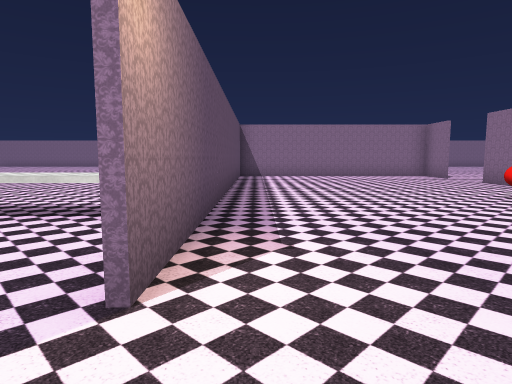
[1] (above)

24 first-person views from a walk through a scene from a Unity 3-D project. The camera is 1.5 m above the floor, tilts 6° down and sees 75° across. The floor is counted in squares, 2 m on a side. Each view is taken from the middle of a square. On the plan, view 1 faces up. The plan holds only what a view shows up to about 11 squares ahead; the rest is blank. The place goes on beyond the plan. The player character is not drawn. Some surface patterns are stand-ins.

[2]
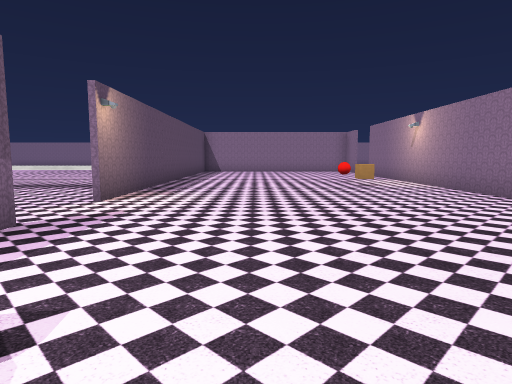

[3]
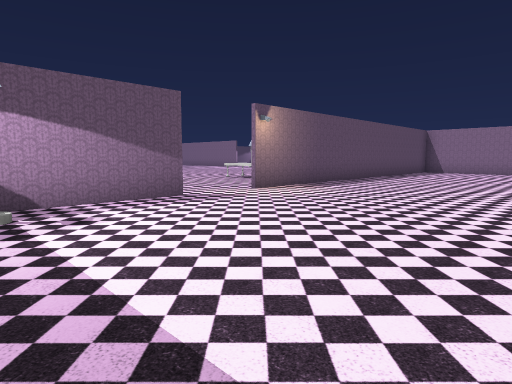

[4]
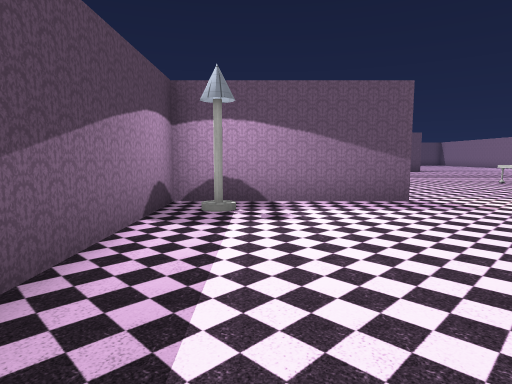

[5]
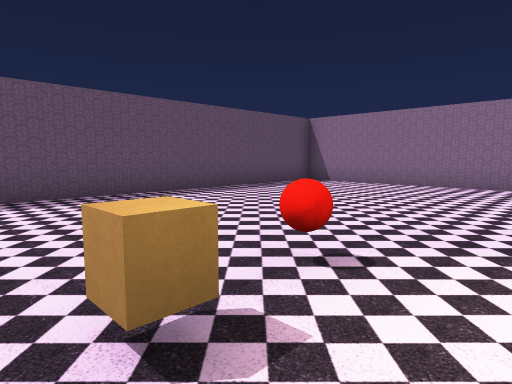

[6]
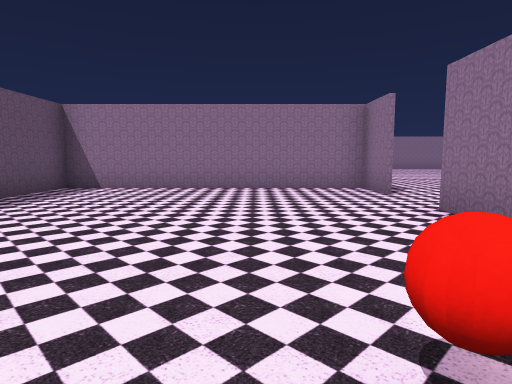

[7]
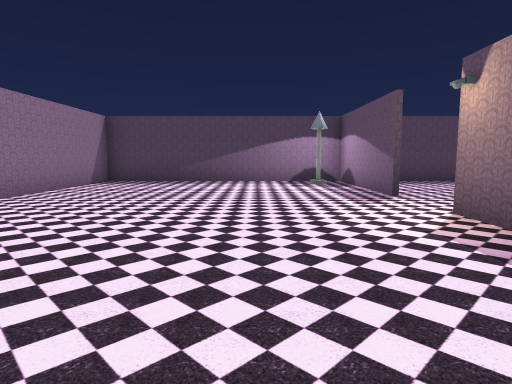

[8]
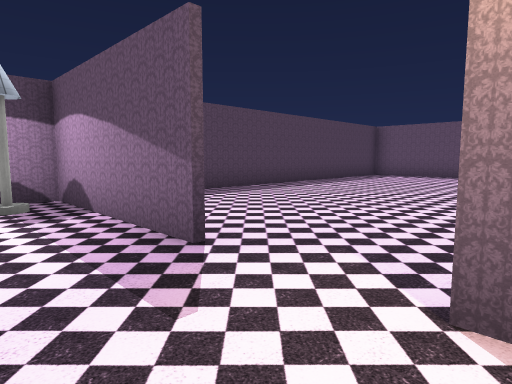

[9]
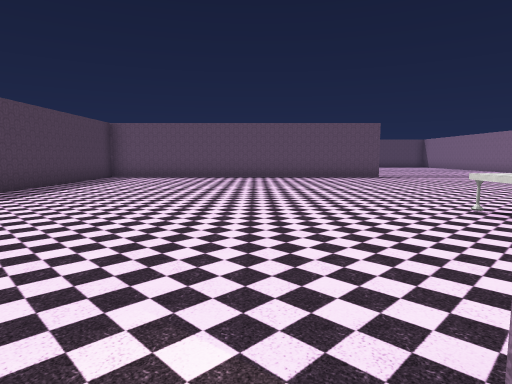

[10]
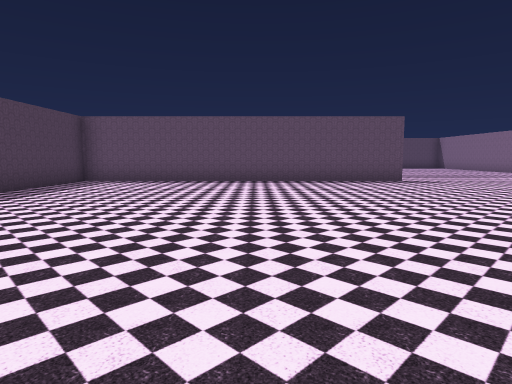

[11]
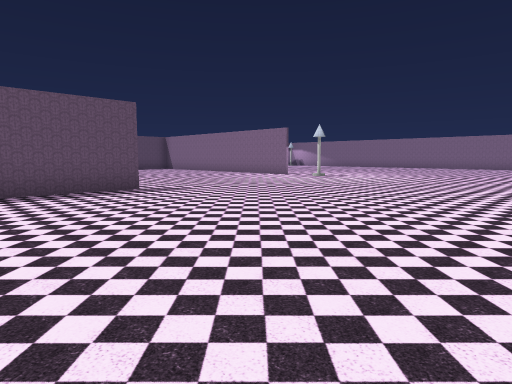

[12]
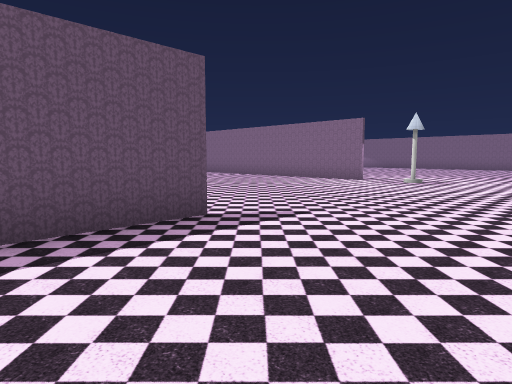

[13]
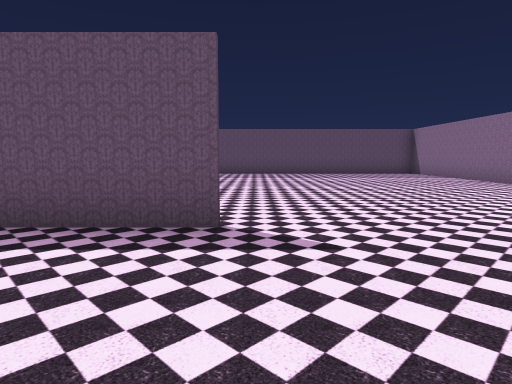

[14]
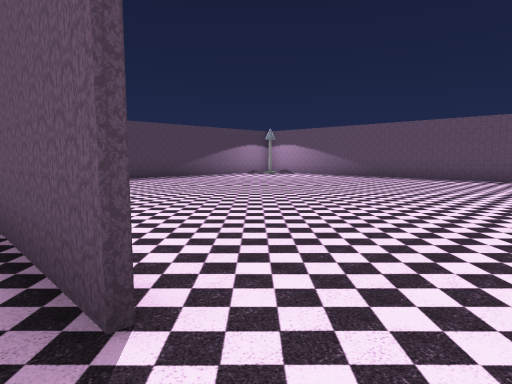

[15]
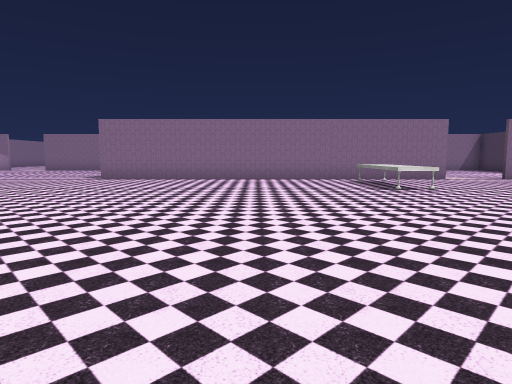

[16]
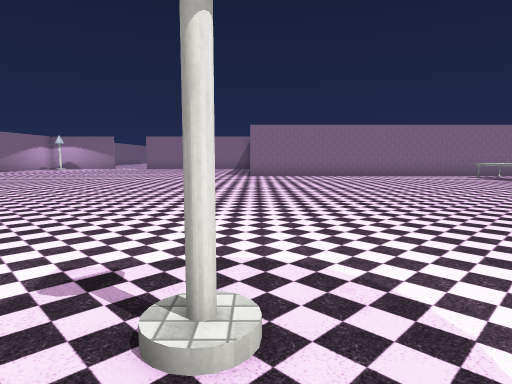

[17]
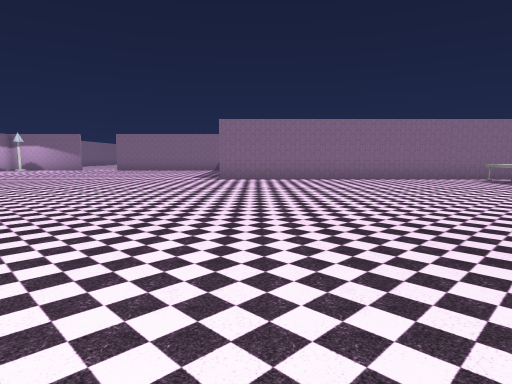

[18]
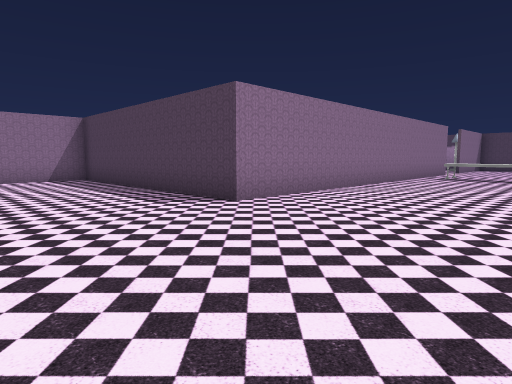

[19]
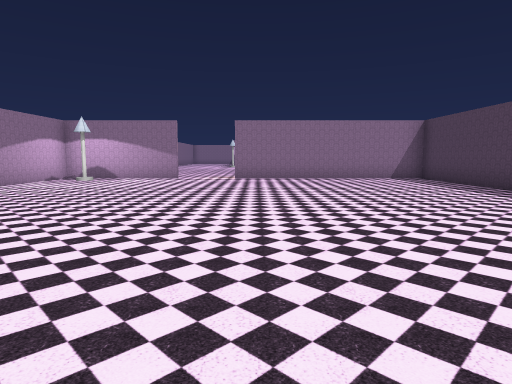

[20]
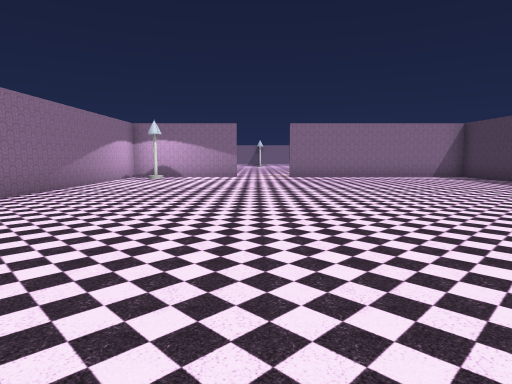

[21]
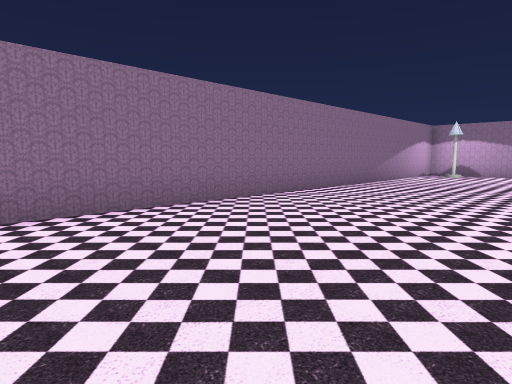

[22]
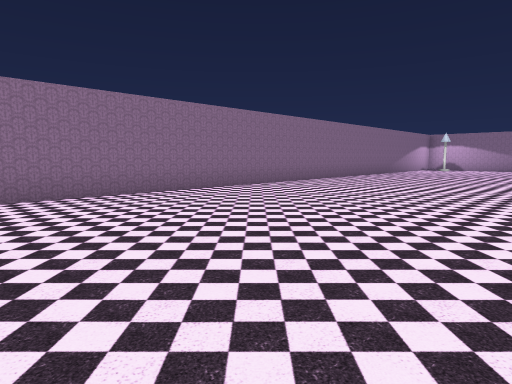

[23]
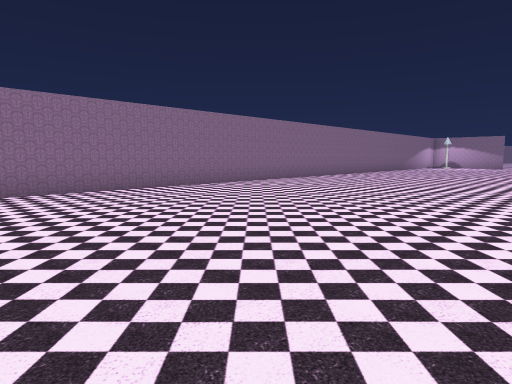

[24]
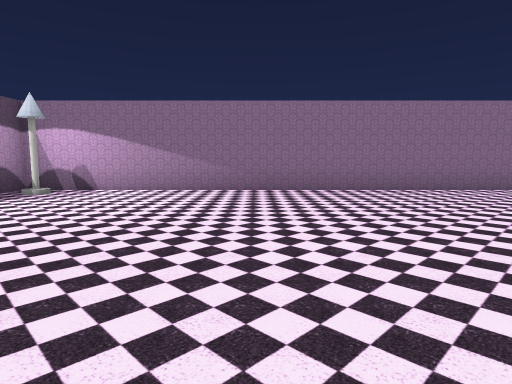

### Floor plan
Points are (right, up) in squares from view 1. A wall is a line through its corners. A room is listed if a view was taken in it or the views show most of it. See-through windows are left out.
Room 1 (views 1, 2, 3, 4, 5, 6, 7, 8, 9)
walls: (-0.6, -0.4) (-0.6, -4.4) (6.5, -4.4); (6.5, 13.1) (-0.6, 13.1) (-0.6, 1.5)
ways out: opening at (-1, 0.5) to room 2
objects: lamp (0, -4); other object (5, 5) to (5, 6)
Room 2 (views 10, 11, 12, 13, 14, 15, 16, 17, 18, 19, 20, 21, 22, 23, 24)
walls: (-12.5, 5.6) (-12.5, -4.4) (-2.4, -4.4); (-18.3, 13.1) (-20.1, 13.1); (-0.8, 5.5) (-0.8, 13.2) (6.5, 13.2); (-24.3, 5.4) (-24.3, 3.5); (6.1, 25.6) (-24.3, 25.6) (-24.3, 24.8)
ways out: opening at (-1, 0.5) to room 1
objects: lamp (-24, 25) to (-23, 25); lamp (-13, 13); other object (-4, 4) to (-2, 4); lamp (6, 25)

Where each view was taken, in squares from view 1:
view 1: 0 up, 0 right, facing up
view 2: 4 down, 2 right, facing up
view 3: 4 down, 5 right, facing up-left
view 4: 3 down, 5 right, facing left
view 5: 4 up, 6 right, facing up-left
view 6: 5 up, 4 right, facing up
view 7: 6 up, 2 right, facing down
view 8: 2 up, 1 right, facing down-left
view 9: 1 up, 0 right, facing left
view 10: 1 up, 2 left, facing left
view 11: 2 up, 5 left, facing up-left
view 12: 3 up, 9 left, facing up-left
view 13: 6 up, 9 left, facing left
view 14: 7 up, 12 left, facing down-left
view 15: 8 up, 12 left, facing right
view 16: 13 up, 14 left, facing right
view 17: 12 up, 12 left, facing right
view 18: 17 up, 5 left, facing down-right
view 19: 19 up, 5 left, facing right
view 20: 21 up, 6 left, facing right
view 21: 21 up, 8 left, facing up-right
view 22: 19 up, 14 left, facing up-right
view 23: 18 up, 18 left, facing up-right
view 24: 18 up, 19 left, facing up
